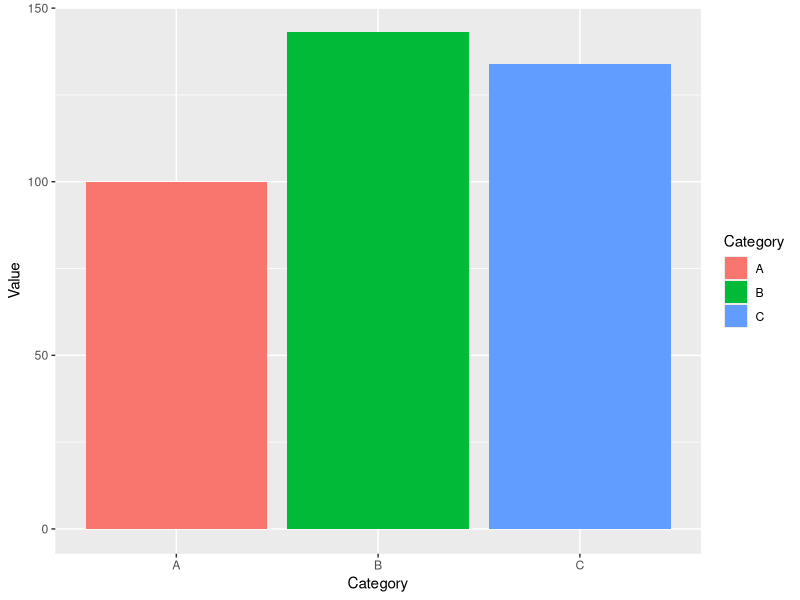

This chart was generated by the following R code:
# Example of basic data manipulation and plotting in R

# Load necessary library
library(ggplot2)

# Create a simple data frame
data <- data.frame(
  Category = factor(c("A", "B", "A", "C", "B", "A", "C", "B")),
  Value = c(23, 45, 65, 78, 89, 12, 56, 9)
)

# Basic summary of data
summary(data$Value)

# Plotting the data
ggplot(data, aes(x=Category, y=Value, fill=Category)) + 
  geom_bar(stat="identity")
